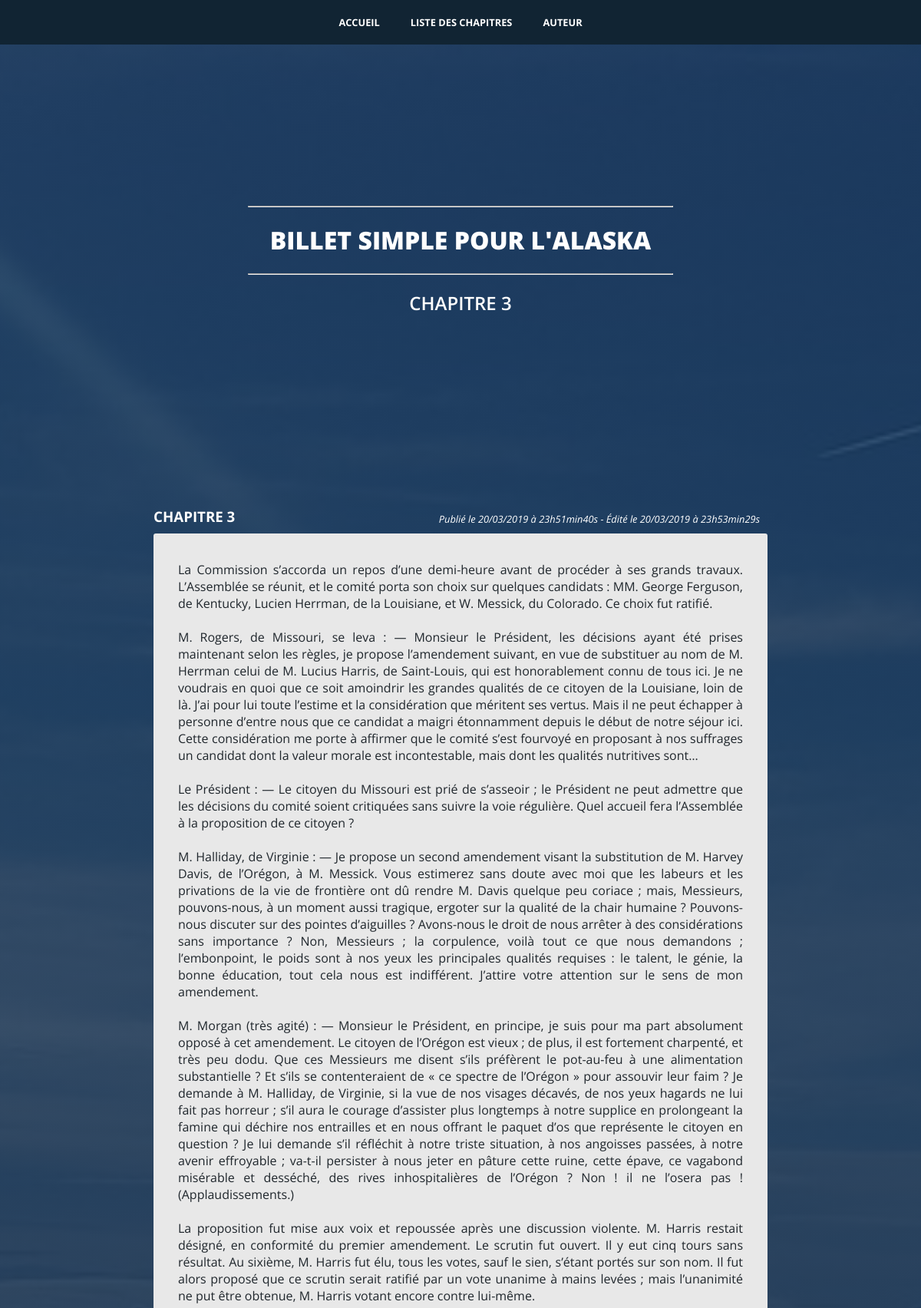
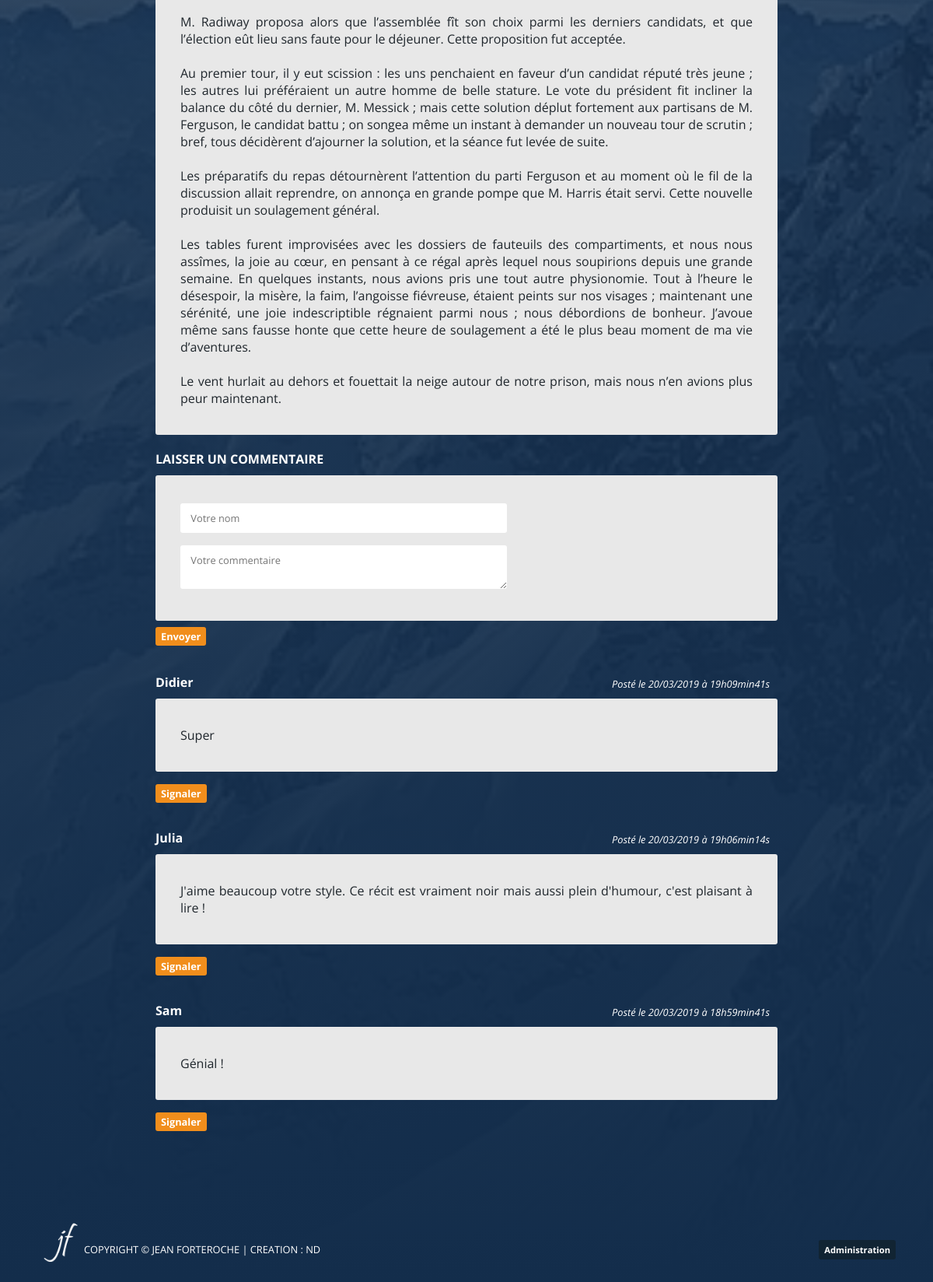
The page /chapitre-3.html on the database its author committed (2 pictures, top to bottom).
### tables this page shows
CREATE TABLE IF NOT EXISTS `posts` (
  `post_id` int(11) NOT NULL AUTO_INCREMENT,
  `title` varchar(255) NOT NULL,
  `content` text NOT NULL,
  `creation_date` datetime NOT NULL,
  `update_date` datetime DEFAULT NULL,
  PRIMARY KEY (`post_id`)
);

CREATE TABLE IF NOT EXISTS `comments` (
  `comment_id` int(11) NOT NULL AUTO_INCREMENT,
  `post_id` int(11) NOT NULL,
  `author` varchar(255) NOT NULL,
  `comment` text NOT NULL,
  `comment_date` datetime NOT NULL,
  `reporting` int(11) NOT NULL,
  PRIMARY KEY (`comment_id`)
);

### models/Model.php (called while the page is built, shortened)
<?php
abstract class Model
{
    protected static function dbConnect()
    {
        $db = new \PDO('mysql:host=localhost;dbname=db_forteroche;charset=utf8', 'root', '');
        return $db;
    }
}

### models/ModelPost.php (called while the page is built, shortened)
<?php
require_once("models/Model.php");
class ModelPost extends Model
{
    private $_db;
    public function __construct()
    {
        $this->_db = parent::dbConnect();
    }
    public function getPost($postId)
    {
        $postData = $this->_db->prepare('SELECT post_id, title, content, DATE_FORMAT(creation_date, \'%d/%m/%Y à %Hh%imin%ss\') AS creation_date_fr, DATE_FORMAT(update_date, \'%d/%m/%Y à %Hh%imin%ss\') AS update_date_fr FROM posts WHERE post_id = ?');
        $postData->execute(array($postId));
        $post = $postData->fetch();
        return $post;
    }
}

### models/ModelComment.php (called while the page is built, shortened)
<?php
require_once("models/Model.php");
class ModelComment extends Model
{
    private $_db;
    public function __construct()
    {
        $this->_db = parent::dbConnect();
    }
    public function getComments($postId)
    {
        $commentsData = $this->_db->prepare('SELECT comment_id, post_id, author, comment, DATE_FORMAT(comment_date, \'%d/%m/%Y à %Hh%imin%ss\') AS comment_date_fr, reporting FROM comments WHERE post_id = ? ORDER BY comment_date DESC');
        $commentsData->execute(array($postId));
        return $commentsData;
    }
}

### views/frontend/viewPost.php (the view, shortened to what this page needs)
<?php
$title = htmlspecialchars($post['title']);
    ?>
    <div class="flex">
        <h3><?= htmlspecialchars($post['title']) ?></h3>
        <p class="date">
            <em>Publié le <?= $post['creation_date_fr'] ?></em>
            <?php
            if ($post['update_date_fr']) {
                ?>
                <em>- Édité le <?= $post['update_date_fr'] ?></em>
                <?php
            }
            ?>
        </p>
    </div>
    <div class="bloc">
        <p><?= preg_replace('#(http|https)://[a-z0-9._/\-=?&;]+#i', '<a href="$0" target="_blank">$0</a>', $post['content']) ?></p>
    </div>
    <h4>LAISSER UN COMMENTAIRE</h4>
    <form action="index.php?action=addComment&amp;postId=<?= $post['post_id'] ?>" method="post">
        <div class="bloc">
            <p><input type="text" id="author" name="author" placeholder=" Votre nom"></p>
            <p><textarea id="comment" name="comment" cols="50" placeholder=" Votre commentaire"></textarea></p>
        </div>
        <p class="buttonArea"><input class="button" type="submit" value="Envoyer"></p>
    </form>
    <?php
    while ($comment = $commentsData->fetch()) {
        ?>
        <div class="flex">
            <h4><?= htmlspecialchars($comment['author']) ?></h4>
            <div class="flex">
                <p class="date"><em>Posté le <?= $comment['comment_date_fr'] ?></em></p>
            </div>
        </div>
        <div class="bloc">
            <p>
                <?= preg_replace('#(http|https)://[a-z0-9._/\-=?&;]+#i', '<a href="$0" target="_blank">$0</a>', nl2br(htmlspecialchars($comment['comment']))) ?>
            </p>
        </div>
        <p>
            <?php
            if ($comment['reporting'] != 1) {
                ?>
                <p class="buttonArea"><a class="button" href="index.php?action=reportComment&amp;commentId=<?= $comment['comment_id'] ?>&amp;postId=<?= $comment['post_id'] ?>">Signaler</a></p>
                <?php
            }
            ?>
        </p>
        <?php
    }
$content = ob_get_clean();
require('template.php');
?>

### views/frontend/template.php (shortened to what this page needs)
<!DOCTYPE html>
<html lang="fr">
    <head>
        <link rel="stylesheet" href="https://use.fontawesome.com/releases/v5.7.2/css/all.css">
        <link rel="stylesheet" href="public/css/style.css">
    </head>
    <body>
        <header>
            <nav>
                <ul id="ulFrontEnd">
                    <li><a href="accueil.html">ACCUEIL</a></li>
                    <li><a href="chapitres.html">LISTE DES CHAPITRES</a></li>
                    <li><a href="auteur.html">AUTEUR</a></li>
                </ul>
            </nav>
            <hr>
            <h1>BILLET SIMPLE POUR L'ALASKA</h1>
            <hr>
            <h2><?= $title ?></h2>
        </header>
        <section >
        	<?= $content ?>
        </section>
        <footer class="flex footerFrontEnd">
            <div class="flex footerFrontEnd">
                <img class="logo" src="public/images/logo.png" alt="initiales de Jean Forteroche">
                <p>COPYRIGHT © JEAN FORTEROCHE | CREATION : ND</p>
            </div>
            <p><a class="button" href="administration.html">Administration</a></p>
        </footer>
    </body>
</html>

### public/css/style.css (style rules this page uses)
body { margin: 0 4%; background: linear-gradient(to top, rgba(19,45,75,1), rgba(19,45,75,0.7)), url("../images/himalayas.jpg") fixed top center; background-size: cover; font-family: 'Open Sans', sans-serif; text-align: justify; color: white; }
header { height: 330px; padding: 260px 0 50px 0; }
nav { position: fixed; top: 0; z-index: 2; width: 100%; margin: 0 -4%; }
nav ul { display: flex; justify-content: center; align-items: center; list-style-type: none; margin: 0; padding: 0; background-color: #112433; }
nav a { display: block; box-sizing: border-box; height: 100%; padding: 20px; font-size: 0.8rem; font-weight: bold; color: white; text-align: center; text-decoration: none; }
h1, h2 { text-align: center; text-transform: uppercase; }
h1 { font-weight: 800; }
h2 { font-weight: 600; }
hr { width: 50%; color: white; }
h3, h4 { margin: 20px 10px 10px 0; }
section { max-width: 800px; margin: auto; }
.flex { display: flex; justify-content: space-between; align-items: flex-end; flex-wrap: wrap; }
.bloc { padding: 20px 4%; background-color: #e8e8e8; color: #1f262c; border-radius: 3px; }
.date { font-size: 0.8rem; margin: 0 10px 10px 0; }
input, textarea { width: 92%; max-width: 400px; padding: 10px; border: none; border-radius: 3px; font-family: 'Open Sans', sans-serif; font-size: 0.8rem; }
.buttonArea { padding-top: 0; margin-top: 8px; }
.button, .reportingInfo { width: auto; padding: 3px 7px; background-color: #f18e1c; border: none; border-radius: 3px; color: white; font-weight: bold; font-size: 0.8rem; text-decoration: none; }
footer { padding: 100px 0px 20px 0px; font-size: 0.8rem; text-align: center; }
footer .button { padding: 5px 7px; background-color: #112433; font-size: 0.7rem; }
.logo { width: auto; height: 60px; }

### rows shown on the page
posts: title "CHAPITRE 3", content "La Commission s’accorda un repos d’une demi-heure avant de procéder à ses grands travaux. L’Assemblée se réunit, et le comité porta son choix sur quelques candidats : MM. George Ferguson, de Kentucky, Lucien Herrman, de la Louisiane, et W. Messick, du Colorado. Ce choix fut ratifié. M. Rogers, de Missouri, se leva : — Monsieur le Président, les décisions ayant été prises maintenant selon les règles, je propose l’amendement suivant, en vue de substituer au nom de M. Herrman celui de M. Lucius Harris, de Saint-Louis, qui est honorablement connu de tous ici. Je ne voudrais en quoi que ce soit amoindrir les grandes qualités de ce citoyen de la Louisiane, loin de là. J’ai pour lui toute l’estime…"
comments: author "Didier", comment_date_fr "20/03/2019 à 19h09min41s", comment "Super"
comments: author "Julia", comment_date_fr "20/03/2019 à 19h06min14s", comment "J'aime beaucoup votre style. Ce récit est vraiment noir mais aussi plein d'humour, c'est plaisant à lire !"
comments: author "Sam", comment_date_fr "20/03/2019 à 18h59min41s", comment "Génial !"

### other values the page prints
$post['creation_date_fr'] "20/03/2019 à 23h51min40s"
$post['update_date_fr'] "20/03/2019 à 23h53min29s"
